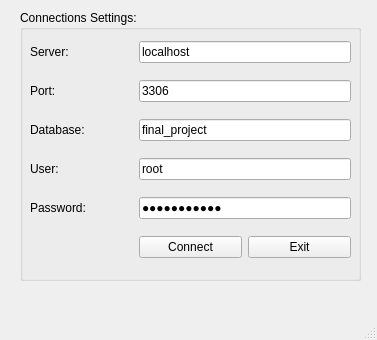
<?xml version="1.0" encoding="UTF-8"?>
<ui version="4.0">
 <class>MainWindow</class>
 <widget class="QMainWindow" name="MainWindow">
  <property name="geometry">
   <rect>
    <x>0</x>
    <y>0</y>
    <width>377</width>
    <height>340</height>
   </rect>
  </property>
  <property name="windowTitle">
   <string>BMS</string>
  </property>
  <property name="windowIcon">
   <iconset>
    <normaloff>../0. Icon/ic_logo.png</normaloff>../0. Icon/ic_logo.png</iconset>
  </property>
  <widget class="QWidget" name="centralwidget">
   <widget class="QGroupBox" name="groupBox">
    <property name="geometry">
     <rect>
      <x>20</x>
      <y>10</y>
      <width>341</width>
      <height>271</height>
     </rect>
    </property>
    <property name="title">
     <string>Connections Settings:</string>
    </property>
    <widget class="QWidget" name="gridLayoutWidget">
     <property name="geometry">
      <rect>
       <x>10</x>
       <y>20</y>
       <width>321</width>
       <height>241</height>
      </rect>
     </property>
     <layout class="QGridLayout" name="gridLayout">
      <item row="0" column="0">
       <widget class="QLabel" name="labelServer">
        <property name="text">
         <string>Server:</string>
        </property>
       </widget>
      </item>
      <item row="5" column="1">
       <widget class="QPushButton" name="pushButtonConnect">
        <property name="text">
         <string>Connect</string>
        </property>
        <property name="icon">
         <iconset>
          <normaloff>../0. Icon/ic_connect.png</normaloff>../0. Icon/ic_connect.png</iconset>
        </property>
       </widget>
      </item>
      <item row="1" column="0">
       <widget class="QLabel" name="labelPort">
        <property name="text">
         <string>Port:</string>
        </property>
       </widget>
      </item>
      <item row="2" column="0">
       <widget class="QLabel" name="labelDatabase">
        <property name="text">
         <string>Database:</string>
        </property>
       </widget>
      </item>
      <item row="3" column="0">
       <widget class="QLabel" name="labelUser">
        <property name="text">
         <string>User:</string>
        </property>
       </widget>
      </item>
      <item row="4" column="0">
       <widget class="QLabel" name="labelPassword">
        <property name="text">
         <string>Password:</string>
        </property>
       </widget>
      </item>
      <item row="5" column="2">
       <widget class="QPushButton" name="pushButtonExit">
        <property name="text">
         <string>Exit</string>
        </property>
        <property name="icon">
         <iconset>
          <normaloff>../0. Icon/ic_exit.png</normaloff>../0. Icon/ic_exit.png</iconset>
        </property>
       </widget>
      </item>
      <item row="4" column="1" colspan="2">
       <widget class="QLineEdit" name="lineEditPassword">
        <property name="text">
         <string>luannt_1005</string>
        </property>
        <property name="echoMode">
         <enum>QLineEdit::Password</enum>
        </property>
        <property name="placeholderText">
         <string>Please enter your password here...</string>
        </property>
        <property name="cursorMoveStyle">
         <enum>Qt::LogicalMoveStyle</enum>
        </property>
       </widget>
      </item>
      <item row="3" column="1" colspan="2">
       <widget class="QLineEdit" name="lineEditUser">
        <property name="text">
         <string>root</string>
        </property>
        <property name="placeholderText">
         <string>Please enter your user name here...</string>
        </property>
       </widget>
      </item>
      <item row="2" column="1" colspan="2">
       <widget class="QLineEdit" name="lineEditDatabase">
        <property name="text">
         <string>final_project</string>
        </property>
        <property name="placeholderText">
         <string>Please enter your database name here...</string>
        </property>
       </widget>
      </item>
      <item row="1" column="1" colspan="2">
       <widget class="QLineEdit" name="lineEditPort">
        <property name="text">
         <string>3306</string>
        </property>
        <property name="placeholderText">
         <string>Please enter your port here...</string>
        </property>
       </widget>
      </item>
      <item row="0" column="1" colspan="2">
       <widget class="QLineEdit" name="lineEditSever">
        <property name="autoFillBackground">
         <bool>false</bool>
        </property>
        <property name="text">
         <string comment="DJDSJKDSJKDS">localhost</string>
        </property>
        <property name="readOnly">
         <bool>false</bool>
        </property>
        <property name="placeholderText">
         <string>Please enter your server here...</string>
        </property>
       </widget>
      </item>
     </layout>
    </widget>
   </widget>
  </widget>
  <widget class="QMenuBar" name="menubar">
   <property name="geometry">
    <rect>
     <x>0</x>
     <y>0</y>
     <width>377</width>
     <height>26</height>
    </rect>
   </property>
  </widget>
  <widget class="QStatusBar" name="statusbar"/>
 </widget>
 <resources/>
 <connections/>
</ui>
